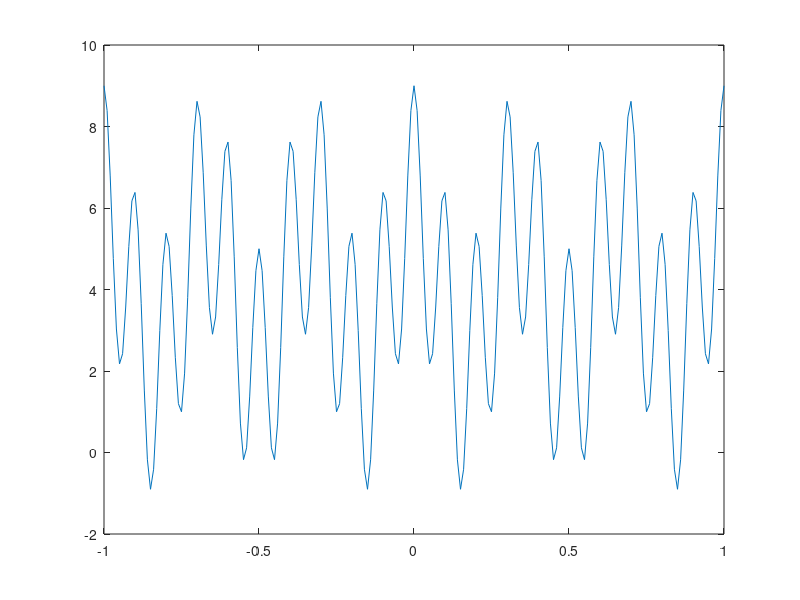

The MATLAB source for this figure:
#Defining composite signal

t=-1:0.01:1;

a1=2;
a2=3;
a3=4;
f1=3;
f2=10;
f3=100;

x1t=a1*cos(2*pi*f1*t);
x2t=a2*cos(2*pi*f2*t);
x3t=a3*cos(2*pi*f3*t);
x=x1t+x2t+x3t;

plot(t,x)

